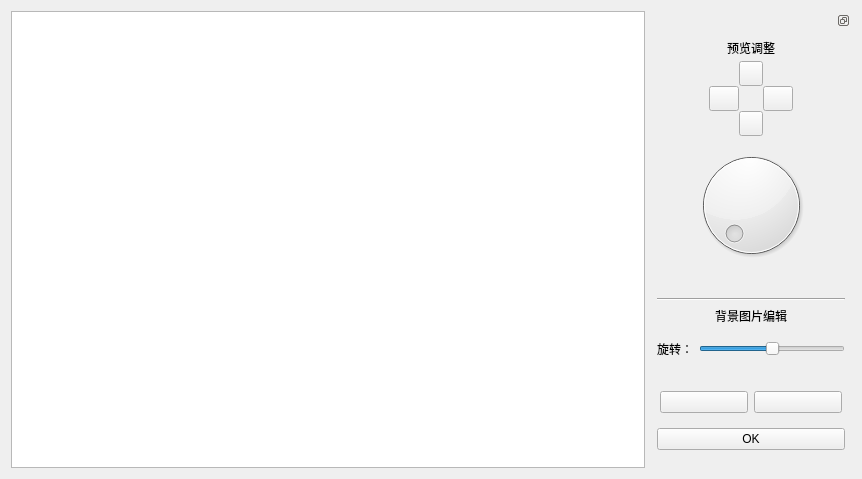
<?xml version="1.0" encoding="UTF-8"?>
<ui version="4.0">
 <class>ImgEditor</class>
 <widget class="QWidget" name="ImgEditor">
  <property name="geometry">
   <rect>
    <x>0</x>
    <y>0</y>
    <width>862</width>
    <height>443</height>
   </rect>
  </property>
  <property name="windowTitle">
   <string>ImgEditor</string>
  </property>
  <layout class="QHBoxLayout" name="horizontalLayout_2">
   <item>
    <widget class="CustomGraphicsView" name="graphicsView"/>
   </item>
   <item>
    <widget class="QDockWidget" name="dockWidget">
     <property name="sizePolicy">
      <sizepolicy hsizetype="Fixed" vsizetype="Preferred">
       <horstretch>0</horstretch>
       <verstretch>0</verstretch>
      </sizepolicy>
     </property>
     <property name="minimumSize">
      <size>
       <width>200</width>
       <height>431</height>
      </size>
     </property>
     <property name="features">
      <set>QDockWidget::DockWidgetFeature::DockWidgetFloatable|QDockWidget::DockWidgetFeature::DockWidgetMovable</set>
     </property>
     <property name="windowTitle">
      <string notr="true"/>
     </property>
     <widget class="QWidget" name="dockWidgetContents">
      <layout class="QGridLayout" name="gridLayout_2">
       <property name="leftMargin">
        <number>6</number>
       </property>
       <property name="rightMargin">
        <number>6</number>
       </property>
       <item row="0" column="0">
        <widget class="QWidget" name="Operation" native="true">
         <property name="sizePolicy">
          <sizepolicy hsizetype="Preferred" vsizetype="Preferred">
           <horstretch>0</horstretch>
           <verstretch>0</verstretch>
          </sizepolicy>
         </property>
         <layout class="QVBoxLayout" name="verticalLayout">
          <property name="leftMargin">
           <number>0</number>
          </property>
          <property name="topMargin">
           <number>0</number>
          </property>
          <property name="rightMargin">
           <number>0</number>
          </property>
          <item>
           <widget class="QWidget" name="Preview" native="true">
            <layout class="QVBoxLayout" name="verticalLayout_4">
             <property name="spacing">
              <number>0</number>
             </property>
             <property name="leftMargin">
              <number>0</number>
             </property>
             <property name="topMargin">
              <number>0</number>
             </property>
             <property name="rightMargin">
              <number>0</number>
             </property>
             <item>
              <widget class="QLabel" name="label">
               <property name="text">
                <string>预览调整</string>
               </property>
               <property name="alignment">
                <set>Qt::AlignmentFlag::AlignCenter</set>
               </property>
              </widget>
             </item>
             <item>
              <widget class="QWidget" name="widget_2" native="true">
               <property name="sizePolicy">
                <sizepolicy hsizetype="Preferred" vsizetype="Preferred">
                 <horstretch>0</horstretch>
                 <verstretch>0</verstretch>
                </sizepolicy>
               </property>
               <layout class="QGridLayout" name="gridLayout">
                <property name="leftMargin">
                 <number>0</number>
                </property>
                <property name="topMargin">
                 <number>4</number>
                </property>
                <property name="rightMargin">
                 <number>0</number>
                </property>
                <property name="bottomMargin">
                 <number>0</number>
                </property>
                <property name="spacing">
                 <number>0</number>
                </property>
                <item row="1" column="3">
                 <widget class="CustomToolButton" name="rBtn">
                  <property name="sizePolicy">
                   <sizepolicy hsizetype="Preferred" vsizetype="Fixed">
                    <horstretch>0</horstretch>
                    <verstretch>0</verstretch>
                   </sizepolicy>
                  </property>
                  <property name="minimumSize">
                   <size>
                    <width>30</width>
                    <height>25</height>
                   </size>
                  </property>
                  <property name="text">
                   <string/>
                  </property>
                  <property name="icon">
                   <iconset resource="assets.qrc">
                    <normaloff>:/imageEditor/右.png</normaloff>:/imageEditor/右.png</iconset>
                  </property>
                 </widget>
                </item>
                <item row="1" column="1">
                 <widget class="CustomToolButton" name="lBtn">
                  <property name="sizePolicy">
                   <sizepolicy hsizetype="Preferred" vsizetype="Fixed">
                    <horstretch>0</horstretch>
                    <verstretch>0</verstretch>
                   </sizepolicy>
                  </property>
                  <property name="minimumSize">
                   <size>
                    <width>30</width>
                    <height>25</height>
                   </size>
                  </property>
                  <property name="text">
                   <string/>
                  </property>
                  <property name="icon">
                   <iconset resource="assets.qrc">
                    <normaloff>:/imageEditor/左.png</normaloff>:/imageEditor/左.png</iconset>
                  </property>
                 </widget>
                </item>
                <item row="0" column="2">
                 <widget class="CustomToolButton" name="upBtn">
                  <property name="sizePolicy">
                   <sizepolicy hsizetype="Preferred" vsizetype="Fixed">
                    <horstretch>0</horstretch>
                    <verstretch>0</verstretch>
                   </sizepolicy>
                  </property>
                  <property name="minimumSize">
                   <size>
                    <width>0</width>
                    <height>25</height>
                   </size>
                  </property>
                  <property name="text">
                   <string/>
                  </property>
                  <property name="icon">
                   <iconset resource="assets.qrc">
                    <normaloff>:/imageEditor/上.png</normaloff>:/imageEditor/上.png</iconset>
                  </property>
                 </widget>
                </item>
                <item row="1" column="0">
                 <spacer name="horizontalSpacer">
                  <property name="orientation">
                   <enum>Qt::Orientation::Horizontal</enum>
                  </property>
                  <property name="sizeHint" stdset="0">
                   <size>
                    <width>0</width>
                    <height>0</height>
                   </size>
                  </property>
                 </spacer>
                </item>
                <item row="2" column="2">
                 <widget class="CustomToolButton" name="downBtn">
                  <property name="sizePolicy">
                   <sizepolicy hsizetype="Preferred" vsizetype="Fixed">
                    <horstretch>0</horstretch>
                    <verstretch>0</verstretch>
                   </sizepolicy>
                  </property>
                  <property name="minimumSize">
                   <size>
                    <width>0</width>
                    <height>25</height>
                   </size>
                  </property>
                  <property name="text">
                   <string/>
                  </property>
                  <property name="icon">
                   <iconset resource="assets.qrc">
                    <normaloff>:/imageEditor/下.png</normaloff>:/imageEditor/下.png</iconset>
                  </property>
                 </widget>
                </item>
                <item row="1" column="4">
                 <spacer name="horizontalSpacer_2">
                  <property name="orientation">
                   <enum>Qt::Orientation::Horizontal</enum>
                  </property>
                  <property name="sizeHint" stdset="0">
                   <size>
                    <width>0</width>
                    <height>0</height>
                   </size>
                  </property>
                 </spacer>
                </item>
               </layout>
              </widget>
             </item>
             <item>
              <widget class="QWidget" name="widget" native="true">
               <property name="sizePolicy">
                <sizepolicy hsizetype="Preferred" vsizetype="Preferred">
                 <horstretch>0</horstretch>
                 <verstretch>0</verstretch>
                </sizepolicy>
               </property>
               <layout class="QHBoxLayout" name="horizontalLayout_4">
                <item>
                 <widget class="InfiniteDial" name="view_scale">
                  <property name="sizePolicy">
                   <sizepolicy hsizetype="Preferred" vsizetype="Preferred">
                    <horstretch>0</horstretch>
                    <verstretch>0</verstretch>
                   </sizepolicy>
                  </property>
                  <property name="minimumSize">
                   <size>
                    <width>120</width>
                    <height>120</height>
                   </size>
                  </property>
                 </widget>
                </item>
               </layout>
              </widget>
             </item>
            </layout>
           </widget>
          </item>
          <item>
           <widget class="QWidget" name="Trans" native="true">
            <property name="sizePolicy">
             <sizepolicy hsizetype="Preferred" vsizetype="Preferred">
              <horstretch>0</horstretch>
              <verstretch>0</verstretch>
             </sizepolicy>
            </property>
            <layout class="QVBoxLayout" name="verticalLayout_2">
             <property name="leftMargin">
              <number>0</number>
             </property>
             <property name="rightMargin">
              <number>0</number>
             </property>
             <item>
              <widget class="Line" name="line">
               <property name="orientation">
                <enum>Qt::Orientation::Horizontal</enum>
               </property>
              </widget>
             </item>
             <item>
              <widget class="QLabel" name="label_2">
               <property name="sizePolicy">
                <sizepolicy hsizetype="Preferred" vsizetype="Fixed">
                 <horstretch>0</horstretch>
                 <verstretch>0</verstretch>
                </sizepolicy>
               </property>
               <property name="text">
                <string>背景图片编辑</string>
               </property>
               <property name="alignment">
                <set>Qt::AlignmentFlag::AlignCenter</set>
               </property>
              </widget>
             </item>
             <item>
              <widget class="QWidget" name="widget_3" native="true">
               <layout class="QGridLayout" name="gridLayout_3">
                <property name="leftMargin">
                 <number>0</number>
                </property>
                <property name="rightMargin">
                 <number>0</number>
                </property>
                <item row="4" column="1">
                 <widget class="QSlider" name="rotate">
                  <property name="minimum">
                   <number>-180</number>
                  </property>
                  <property name="maximum">
                   <number>180</number>
                  </property>
                  <property name="singleStep">
                   <number>0</number>
                  </property>
                  <property name="orientation">
                   <enum>Qt::Orientation::Horizontal</enum>
                  </property>
                 </widget>
                </item>
                <item row="4" column="0">
                 <widget class="QLabel" name="rotateLabel">
                  <property name="text">
                   <string>旋转：</string>
                  </property>
                 </widget>
                </item>
               </layout>
              </widget>
             </item>
            </layout>
           </widget>
          </item>
          <item>
           <widget class="QWidget" name="Step" native="true">
            <property name="sizePolicy">
             <sizepolicy hsizetype="Preferred" vsizetype="Preferred">
              <horstretch>0</horstretch>
              <verstretch>0</verstretch>
             </sizepolicy>
            </property>
            <layout class="QHBoxLayout" name="horizontalLayout">
             <property name="leftMargin">
              <number>3</number>
             </property>
             <property name="rightMargin">
              <number>3</number>
             </property>
             <item>
              <widget class="QPushButton" name="unDoBtn">
               <property name="text">
                <string/>
               </property>
               <property name="icon">
                <iconset resource="assets.qrc">
                 <normaloff>:/imageEditor/undo_yes.png</normaloff>:/imageEditor/undo_yes.png</iconset>
               </property>
              </widget>
             </item>
             <item>
              <widget class="QPushButton" name="reDoBtn">
               <property name="text">
                <string/>
               </property>
               <property name="icon">
                <iconset resource="assets.qrc">
                 <normaloff>:/imageEditor/redo_yes.png</normaloff>:/imageEditor/redo_yes.png</iconset>
               </property>
              </widget>
             </item>
            </layout>
           </widget>
          </item>
          <item>
           <widget class="QPushButton" name="OKBtn">
            <property name="text">
             <string>OK</string>
            </property>
           </widget>
          </item>
         </layout>
        </widget>
       </item>
      </layout>
     </widget>
    </widget>
   </item>
  </layout>
 </widget>
 <customwidgets>
  <customwidget>
   <class>CustomGraphicsView</class>
   <extends>QGraphicsView</extends>
   <header>customgraphicsview.h</header>
  </customwidget>
  <customwidget>
   <class>InfiniteDial</class>
   <extends>QDial</extends>
   <header>infinitedial.h</header>
  </customwidget>
  <customwidget>
   <class>CustomToolButton</class>
   <extends>QToolButton</extends>
   <header>customtoolbutton.h</header>
  </customwidget>
 </customwidgets>
 <resources>
  <include location="assets.qrc"/>
 </resources>
 <connections/>
</ui>
